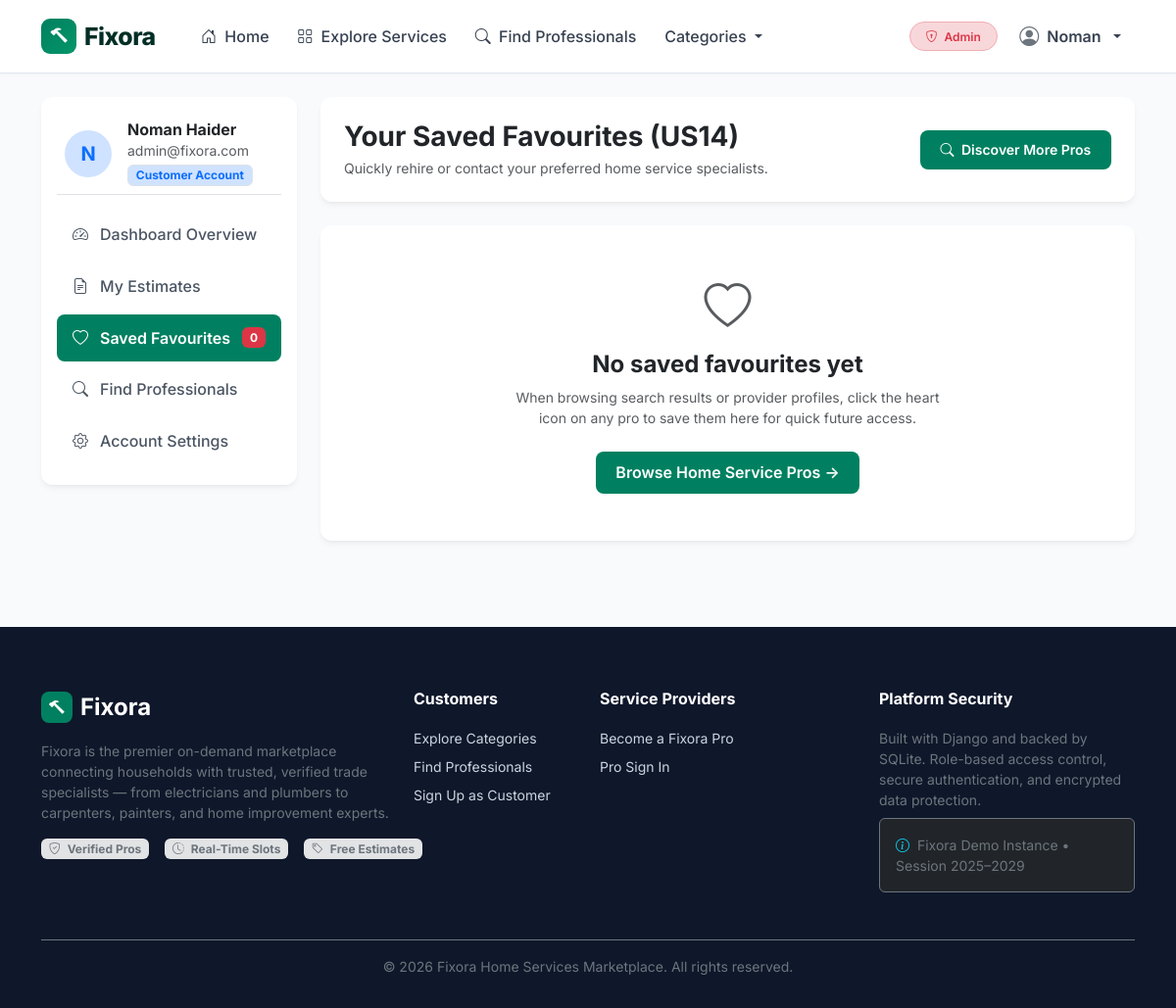
/favourites/ (signed in), run on the app's committed database.
### accounts/models.py (models this page shows, shortened)
class User(AbstractUser):
    class Role(models.TextChoices):
        CUSTOMER = 'customer', 'Customer'
        PROVIDER = 'provider', 'Service Provider'
        ADMIN = 'admin', 'Administrator'
    email = models.EmailField(unique=True, verbose_name="Email Address")
    role = models.CharField(
        max_length=20,
        choices=Role.choices,
        default=Role.CUSTOMER,
        verbose_name="User Role"
    )
    phone_number = models.CharField(
        max_length=20,
        blank=True,
        null=True,
        verbose_name="Phone Number"
    )
    USERNAME_FIELD = 'email'
    REQUIRED_FIELDS = ['username', 'first_name', 'last_name']
    @property
    def is_customer(self):
        return self.role == self.Role.CUSTOMER
    @property
    def is_provider(self):
        return self.role == self.Role.PROVIDER
    @property
    def is_administrator(self):
        return self.role == self.Role.ADMIN or self.is_superuser or self.is_staff

### discovery/views.py (the view)
# urls.py: path('favourites/', views.favourites_list_view, name='favourites_list'),
@login_required
def favourites_list_view(request):
    if not request.user.is_customer and not request.user.is_administrator:
        messages.error(request, "Access restricted to customers.")
        return redirect('accounts:dashboard_redirect')
    favourites = Favourite.objects.filter(
        customer=request.user
    ).select_related('provider', 'provider__user').prefetch_related('provider__categories')
    return render(request, 'discovery/favourites.html', {'favourites': favourites})

### templates/discovery/favourites.html (shortened to what this page needs)
{% extends 'base.html' %}
{% block content %}
<div class="container py-4">
  <div class="row g-4">
    <div class="col-lg-3">
      <div class="card card-fx border-0 p-3 mb-3">
        <div class="d-flex align-items-center gap-3 p-2 mb-3 border-bottom">
          <div class="bg-primary-subtle text-primary rounded-circle d-flex align-items-center justify-content-center" style="width: 48px; height: 48px; font-weight: 700; font-size: 1.25rem;">
            {{ user.first_name|default:user.email|slice:":1"|upper }}
          </div>
          <div class="text-truncate">
            <h6 class="fw-bold mb-0 text-truncate">{{ user.get_full_name|default:user.username }}</h6>
            <small class="text-muted d-block text-truncate">{{ user.email }}</small>
            <span class="badge bg-primary-subtle text-primary border mt-1">Customer Account</span>
          </div>
        </div>
        <nav class="nav flex-column">
          <a class="sidebar-nav-item" href="{% url 'accounts:customer_dashboard' %}">
            <i class="bi bi-speedometer2"></i> Dashboard Overview
          </a>
          <a class="sidebar-nav-item" href="{% url 'estimates:customer_list' %}">
            <i class="bi bi-file-earmark-text"></i> My Estimates
          </a>
          <a class="sidebar-nav-item active" href="{% url 'discovery:favourites_list' %}">
            <i class="bi bi-heart"></i> Saved Favourites
            <span class="badge bg-danger text-white ms-auto">{{ favourites.count }}</span>
          </a>
          <a class="sidebar-nav-item" href="{% url 'discovery:search' %}">
            <i class="bi bi-search"></i> Find Professionals
          </a>
          <a class="sidebar-nav-item" href="{% url 'accounts:account_settings' %}">
            <i class="bi bi-gear"></i> Account Settings
          </a>
        </nav>
      </div>
    </div>
    <div class="col-lg-9">
      <div class="card card-fx border-0 p-4 mb-4">
        <div class="d-flex justify-content-between align-items-center">
          <div>
            <h3 class="fw-bold mb-1">Your Saved Favourites (US14)</h3>
            <p class="text-muted small mb-0">Quickly rehire or contact your preferred home service specialists.</p>
          </div>
          <a href="{% url 'discovery:search' %}" class="btn btn-fixora btn-sm">
            <i class="bi bi-search me-1"></i> Discover More Pros
          </a>
        </div>
      </div>
      {% if favourites %}
        <div class="row g-3">
          {% for fav in favourites %}
            <div class="col-md-6">
              <div class="provider-card p-4 h-100 d-flex flex-column justify-content-between position-relative">
                <a href="{% url 'discovery:toggle_favourite' fav.provider.pk %}" class="btn-favourite is-favourited" title="Remove from favourites">
                  <i class="bi bi-heart-fill"></i>
                </a>
                <div>
                  <div class="d-flex align-items-center gap-3 mb-3">
                    {% if fav.provider.profile_picture %}
                      <img src="{{ fav.provider.profile_picture.url }}" alt="{{ fav.provider.display_name }}" class="provider-card-avatar" style="width: 70px; height: 70px;">
                    {% else %}
                      <div class="provider-card-avatar-placeholder" style="width: 70px; height: 70px; font-size: 1.5rem;">
                        {{ fav.provider.display_name|slice:":1"|upper }}
                      </div>
                    {% endif %}
                    <div>
                      <h5 class="fw-bold mb-0 text-dark">
                        <a href="{% url 'providers:public_profile' fav.provider.pk %}" class="text-decoration-none text-dark">
                          {{ fav.provider.display_name }}
                        </a>
                      </h5>
                      <small class="text-muted d-block">
                        <i class="bi bi-geo-alt text-success me-1"></i>{{ fav.provider.city|default:"Location upon request" }}
                      </small>
                      {% if fav.provider.is_online %}
                        <span class="badge badge-online mt-1">Online</span>
                      {% else %}
                        <span class="badge badge-offline mt-1">Offline</span>
                      {% endif %}
                    </div>
                  </div>
                  <p class="text-muted small mb-3 text-truncate-2">
                    {{ fav.provider.introduction|default:"Experienced trade specialist."|truncatechars:100 }}
                  </p>
                  <div class="d-flex flex-wrap gap-1 mb-3">
                    {% for cat in fav.provider.categories.all|slice:":3" %}
                      <span class="badge bg-light text-secondary border small">{{ cat.name }}</span>
                    {% endfor %}
                  </div>
                </div>
                <div class="pt-3 border-top d-flex justify-content-between align-items-center">
                  <div>
                    <small class="text-muted d-block">Rate</small>
                    <strong class="text-dark">
                      {% if fav.provider.hourly_rate > 0 %}PKR {{ fav.provider.hourly_rate }}/hr{% elif fav.provider.starting_price > 0 %}From PKR {{ fav.provider.starting_price }}{% else %}Custom Quote{% endif %}
                    </strong>
                  </div>
                  <div class="d-flex gap-1">
                    <a href="{% url 'providers:public_profile' fav.provider.pk %}" class="btn btn-outline-secondary btn-sm">
                      Profile
                    </a>
                    <a href="{% url 'estimates:request_create' fav.provider.pk %}" class="btn btn-fixora btn-sm">
                      Estimate
                    </a>
                  </div>
                </div>
              </div>
            </div>
          {% endfor %}
        </div>
      {% else %}
        <div class="card card-fx border-0 text-center py-5 p-4">
          <i class="bi bi-heart text-muted mb-2" style="font-size: 3rem;"></i>
          <h4 class="fw-bold">No saved favourites yet</h4>
          <p class="text-muted small col-md-7 mx-auto mb-4">
            When browsing search results or provider profiles, click the heart icon on any pro to save them here for quick future access.
          </p>
          <div>
            <a href="{% url 'discovery:search' %}" class="btn btn-fixora">
              Browse Home Service Pros &rarr;
            </a>
          </div>
        </div>
      {% endif %}
    </div>
  </div>
</div>
{% endblock %}

### templates/base.html (shortened to what this page needs)
<!DOCTYPE html>
<html lang="en">
<head>
  <link href="https://cdn.jsdelivr.net/npm/bootstrap@5.3.3/dist/css/bootstrap.min.css" rel="stylesheet">
  <link rel="stylesheet" href="https://cdn.jsdelivr.net/npm/bootstrap-icons@1.11.3/font/bootstrap-icons.min.css">
  <link rel="stylesheet" href="/static/css/fixora.css">
</head>
<body>
  <nav class="navbar navbar-expand-lg navbar-fixora sticky-top">
    <div class="container">
      <a class="navbar-brand" href="{% url 'discovery:home' %}">
        <span class="brand-badge"><i class="bi bi-hammer"></i></span>
        <span>Fixora</span>
      </a>
      <div class="collapse navbar-collapse" id="fixoraNavbar">
        <ul class="navbar-nav me-auto mb-2 mb-lg-0 ms-lg-3">
          <li class="nav-item">
            <a class="nav-link" href="{% url 'discovery:home' %}"><i class="bi bi-house-door me-1"></i> Home</a>
          </li>
          <li class="nav-item">
            <a class="nav-link" href="{% url 'discovery:explore' %}"><i class="bi bi-grid me-1"></i> Explore Services</a>
          </li>
          <li class="nav-item">
            <a class="nav-link" href="{% url 'discovery:search' %}"><i class="bi bi-search me-1"></i> Find Professionals</a>
          </li>
          {% if nav_categories %}
          <li class="nav-item dropdown">
            <a class="nav-link dropdown-toggle" href="#" id="categoryDropdown" role="button" data-bs-toggle="dropdown">
              Categories
            </a>
          </li>
          {% endif %}
        </ul>
        <ul class="navbar-nav align-items-lg-center">
          {% if user.is_authenticated %}
            <li class="nav-item me-2 d-none d-lg-block">
              {% if user.is_administrator %}
                <span class="badge bg-danger-subtle text-danger border border-danger-subtle py-2 px-3 rounded-pill fw-semibold">
                  <i class="bi bi-shield-lock me-1"></i> Admin
                </span>
              {% elif user.is_provider %}
                <span class="badge bg-success-subtle text-success border border-success-subtle py-2 px-3 rounded-pill fw-semibold">
                  <i class="bi bi-tools me-1"></i> Service Provider
                </span>
              {% else %}
                <span class="badge bg-primary-subtle text-primary border border-primary-subtle py-2 px-3 rounded-pill fw-semibold">
                  <i class="bi bi-person me-1"></i> Customer
                </span>
              {% endif %}
            </li>
            <li class="nav-item dropdown">
              <a class="nav-link dropdown-toggle d-flex align-items-center gap-2 fw-semibold" href="#" id="userMenu" role="button" data-bs-toggle="dropdown">
                <i class="bi bi-person-circle fs-5 text-secondary"></i>
                <span>{{ user.first_name|default:user.email }}</span>
              </a>
            </li>
          {% endif %}
        </ul>
      </div>
    </div>
  </nav>
  <main>
    {% block content %}{% endblock %}
  </main>
  <footer class="footer-fixora">
    <div class="container">
      <div class="row g-4">
        <div class="col-lg-4 col-md-6">
          <div class="d-flex align-items-center gap-2 mb-3">
            <span class="brand-badge" style="background:#008060; color:white; width:32px; height:32px; border-radius:8px; display:inline-flex; align-items:center; justify-content:center;"><i class="bi bi-hammer"></i></span>
            <span class="fs-4 fw-bold text-white">Fixora</span>
          </div>
          <p class="text-secondary small">
            Fixora is the premier on-demand marketplace connecting households with trusted, verified trade specialists — from electricians and plumbers to carpenters, painters, and home improvement experts.
          </p>
          <div class="d-flex gap-3 mt-3">
            <span class="badge bg-secondary-subtle text-secondary"><i class="bi bi-shield-check me-1"></i> Verified Pros</span>
            <span class="badge bg-secondary-subtle text-secondary"><i class="bi bi-clock-history me-1"></i> Real-Time Slots</span>
            <span class="badge bg-secondary-subtle text-secondary"><i class="bi bi-tag me-1"></i> Free Estimates</span>
          </div>
        </div>
        <div class="col-lg-2 col-md-6">
          <h6>Customers</h6>
          <ul class="list-unstyled small">
            <li class="mb-2"><a href="{% url 'discovery:explore' %}">Explore Categories</a></li>
            <li class="mb-2"><a href="{% url 'discovery:search' %}">Find Professionals</a></li>
            {% if user.is_authenticated and user.is_customer %}
              <li class="mb-2"><a href="{% url 'estimates:customer_list' %}">My Estimates</a></li>
              <li class="mb-2"><a href="{% url 'discovery:favourites_list' %}">Saved Favourites</a></li>
            {% else %}
              <li class="mb-2"><a href="{% url 'accounts:register' %}?role=customer">Sign Up as Customer</a></li>
            {% endif %}
          </ul>
        </div>
        <div class="col-lg-3 col-md-6">
          <h6>Service Providers</h6>
          <ul class="list-unstyled small">
            <li class="mb-2"><a href="{% url 'accounts:register' %}?role=provider">Become a Fixora Pro</a></li>
            {% if user.is_authenticated and user.is_provider %}
              <li class="mb-2"><a href="{% url 'providers:profile_edit' %}">Manage Profile</a></li>
              <li class="mb-2"><a href="{% url 'providers:portfolio_manage' %}">Portfolio Photos</a></li>
              <li class="mb-2"><a href="{% url 'availability:weekly_schedule_manage' %}">Weekly Availability</a></li>
              <li class="mb-2"><a href="{% url 'estimates:provider_list' %}">Incoming Requests</a></li>
            {% else %}
              <li class="mb-2"><a href="{% url 'accounts:login' %}">Pro Sign In</a></li>
            {% endif %}
          </ul>
        </div>
        <div class="col-lg-3 col-md-6">
          <h6>Platform Security</h6>
          <p class="small text-secondary mb-2">
            Built with Django and backed by SQLite. Role-based access control, secure authentication, and encrypted data protection.
          </p>
          <div class="p-3 rounded bg-dark border border-secondary text-secondary small">
            <i class="bi bi-info-circle text-info me-1"></i> Fixora Demo Instance &bull; Session 2025–2029
          </div>
        </div>
      </div>
      <div class="border-top border-secondary mt-5 pt-3 text-center small text-secondary">
        &copy; 2026 Fixora Home Services Marketplace. All rights reserved.
      </div>
    </div>
  </footer>
</body>
</html>

### data on the page
User: first_name "Noman", first_name "N", get_full_name "Noman Haider", email "admin@fixora.com"

### other printed values
{{ favourites.count }} "0"
